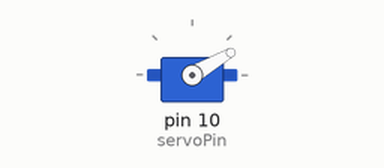
This sketch was run on a simulated Arduino Uno, built with avr-gcc and run on an emulated ATmega328P. Parts: servo.

Above: at 0.05 s.
At 0.55 s:
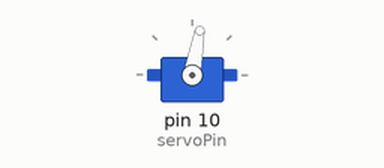
At 1.1 s:
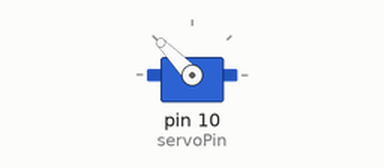
At 4.8 s:
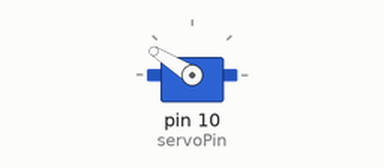
Timing chart, 0 to 6.3 s (numbered marks = the images above):
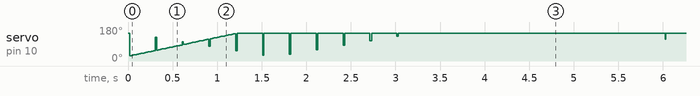

The sketch:

servo_without_delay.ino
```cpp
// ----------LIBRARIES--------------

#include <Servo.h>

// --------CONSTANTS (won't change)---------------

const int servoPin = 10; // the pin number for the servo signal

const int servoMinDegrees = 20; // the limits to servo movement
const int servoMaxDegrees = 150;


//------------ VARIABLES (will change)---------------------


Servo servo1;  // create servo object to control a servo

int servoPosition = servoMinDegrees;     // the current angle of the servo - starting at 90.
int servoInterval = 30; // initial millisecs between servo moves
int servoDegrees = 2;       // amount servo moves at each step
                            //    will be changed to negative value for movement in the other direction
int servoDegreeCounter = 0;

unsigned long currentMillis = 0;    // stores the value of millis() in each iteration of loop()

unsigned long previousServoMillis = 0; // the time when the servo was last moved


//========================================

void setup() {

  Serial.begin(9600);
  // Serial.println("Starting SeveralThingsAtTheSameTimeRev1.ino");  // so we know what sketch is running

  servo1.write(servoPosition); // sets the initial position
  servo1.attach(servoPin);

}

//========================================

void loop() {

      // Notice that none of the action happens in loop() apart from reading millis()
      //   it just calls the functions that have the action code

  currentMillis = millis();   // capture the latest value of millis()
                              //   this is equivalent to noting the time from a clock
                              //   use the same time for all LED flashes to keep them synchronized


  servoSweep();

}

//========================================


//======================================

void servoSweep() {

      // this is similar to the servo sweep example except that it uses millis() rather than delay()

      // nothing happens unless the interval has expired
      // the value of currentMillis was set in loop()
  for(servoDegreeCounter = servoMaxDegrees; servoDegreeCounter >= servoMinDegrees; servoDegreeCounter = servoDegreeCounter - 2){

    if (currentMillis - previousServoMillis >= servoInterval) {
        // its time for another move
      previousServoMillis += servoInterval;

      servoPosition = servoPosition + servoDegrees; // servoDegrees might be negative

      if ((servoPosition >= servoMaxDegrees) || (servoPosition <= servoMinDegrees))  {
          // if the servo is at either extreme change the sign of the degrees to make it move the other way
      servoDegrees = - servoDegrees; // reverse direction
          // and update the position to ensure it is within range
      servoPosition = servoPosition + servoDegrees;
      }
    }
        // make the servo move to the next position
    servo1.write(servoPosition);
        // and record the time when the move happened
    previousServoMillis += servoInterval;

  }

}

//========================================END
```
